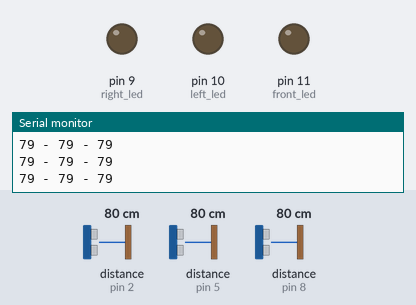
Simulated run of this sketch. Board: Arduino Uno, built with avr-gcc and run on an emulated ATmega328P. Parts: output pins drawn as LEDs (lit = HIGH), the last lines printed to the serial monitor. Wiring (inferred from the names in the program): 3 × ultrasonic range finder: trigger pin 3, echo pin 2 / trigger pin 4, echo pin 5 / trigger pin 7, echo pin 8. Inputs (shaded band) come from the test bench; at power-on: distance to the obstacle (sensors on pin 2, pin 5, pin 8) 80 cm. The echo pulse lasts 58.3 µs per cm; pins used as bus, display or sensor lines are not drawn.

Above: at 1.2 s.
1.3 s: distance to the obstacle (sensor on pin 2) set to 2 cm
At 3.1 s:
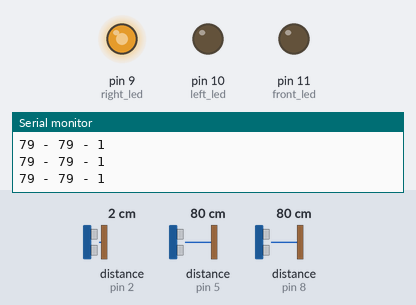
4.3 s: distance to the obstacle (sensor on pin 5) set to 2 cm
At 5.55 s:
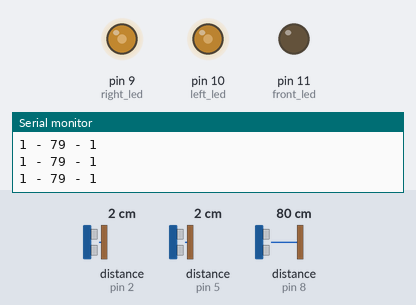
7.3 s: distance to the obstacle (sensor on pin 8) set to 2 cm
At 7.9 s:
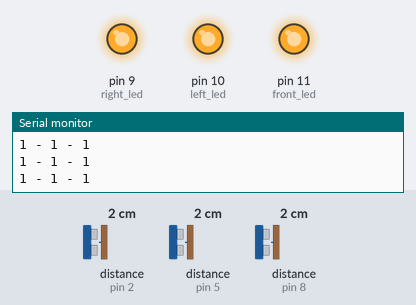
8.8 s: distance to the obstacle (sensor on pin 8) set to 10 cm
11.8 s: distance to the obstacle (sensor on pin 8) set to 14 cm
At 11.96 s:
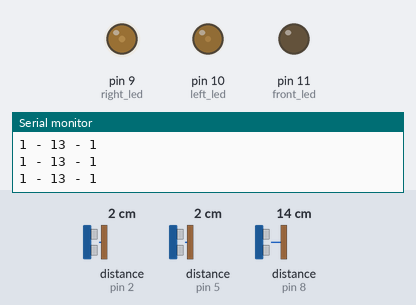
14.8 s: distance to the obstacle (sensor on pin 2) set to 299 cm
Timing chart, 0 to 17.8 s (numbered marks = the images above; inputs shaded):
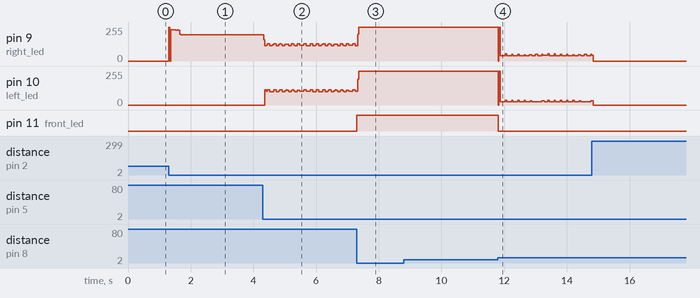

Measured:
- the behaviour switches between 11 and 12 cm on distance to the obstacle (sensor on pin 8) (found by bisection; images 3 and 4)
- after the input at 1.3 s, pin 9 (right_led): 0/255 → 235/255 at once, → 196/255 0.22 s later
- after the input at 7.3 s, pin 11 (front_led): LOW → HIGH at once
- after the input at 11.8 s, pin 11 (front_led): HIGH → LOW at once

The sketch:

SpideySense.ino
```cpp
#define trigPin1 3
#define echoPin1 2
#define trigPin2 4
#define echoPin2 5
#define trigPin3 7
#define echoPin3 8
#define right_led 9 //d
#define left_led 10//d
#define front_led 11  //d


long duration, distance, RightSensor,BackSensor,FrontSensor,LeftSensor;
void setup() {
  Serial.begin (9600);
  pinMode(trigPin1, OUTPUT);
  pinMode(echoPin1, INPUT);
  pinMode(trigPin2, OUTPUT);
  pinMode(echoPin2, INPUT);
  pinMode(trigPin3, OUTPUT);
  pinMode(echoPin3, INPUT);
  pinMode(left_led,OUTPUT); //d
  pinMode(right_led,OUTPUT); //d
  pinMode(front_led,OUTPUT); //d
  }
void loop() {
  SonarSensor(trigPin1, echoPin1);
  RightSensor = distance;
    if (RightSensor<=10){
      digitalWrite(right_led,HIGH);
      }
  SonarSensor(trigPin2, echoPin2);
  LeftSensor = distance;
  if (LeftSensor<=10){
      digitalWrite(left_led,HIGH);
      }
  SonarSensor(trigPin3, echoPin3);
  FrontSensor = distance;
  if (FrontSensor<=10){
      digitalWrite(front_led,HIGH);
      }
  else{
    digitalWrite(front_led,LOW);
    digitalWrite(left_led,LOW);
    digitalWrite(right_led,LOW);
    }
  Serial.print(LeftSensor);
  Serial.print(" - ");
  Serial.print(FrontSensor);
  Serial.print(" - ");
  Serial.println(RightSensor);


    }
void SonarSensor(int trigPin,int echoPin) {
  digitalWrite(trigPin, LOW);
  delayMicroseconds(2);
  digitalWrite(trigPin, HIGH);
  delayMicroseconds(10);
  digitalWrite(trigPin, LOW);
  duration = pulseIn(echoPin, HIGH);
  distance = (duration/2) / 29.1;

  }
```
